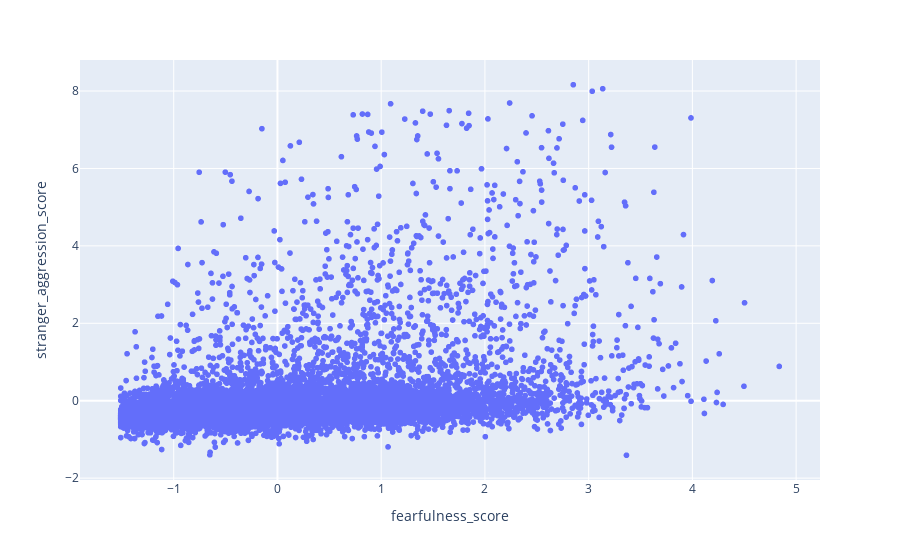

Notebook code cell kept with this figure:
### Code cell
px.scatter(dogs, x='fearfulness_score', y='stranger_aggression_score').show()

A = pd.concat([dogs, pd.cut(dogs['fearfulness_score'], np.linspace(-2, 5, 50)).rename('interval')], axis=1)

B = A.groupby('interval')['stranger_aggression_score'].mean()
axe = sns.barplot(B)

C = pd.concat([A, A.groupby('interval')['stranger_aggression_score'].transform('count').rename('CCC')], axis=1)
axe = sns.stripplot(C.loc[C['CCC'] < 10], x='interval', y='stranger_aggression_score', color='red', ax=axe)
axe.set_xticklabels('')
axe.set_xlabel('fearfulness_score')
pass

### Figure 1 — Plotly figure (JSON) as saved in the notebook; plotly's stock layout.template omitted (floating-point values rounded to 4 significant figures; data arrays with more than 128 entries replaced by an {"elided": "..."} marker saying what was removed)
{"data": [{"hovertemplate": "fearfulness_score=%{x}<br>stranger_aggression_score=%{y}<extra></extra>", "legendgroup": "", "marker": {"color": "#636efa", "symbol": "circle"}, "mode": "markers", "name": "", "showlegend": false, "type": "scattergl", "x": {"elided": "15371 float values"}, "xaxis": "x", "y": {"elided": "15371 float values"}, "yaxis": "y"}], "layout": {"legend": {"tracegroupgap": 0}, "margin": {"t": 60}, "xaxis": {"anchor": "y", "domain": [0, 1], "title": {"text": "fearfulness_score"}}, "yaxis": {"anchor": "x", "domain": [0, 1], "title": {"text": "stranger_aggression_score"}}}}
